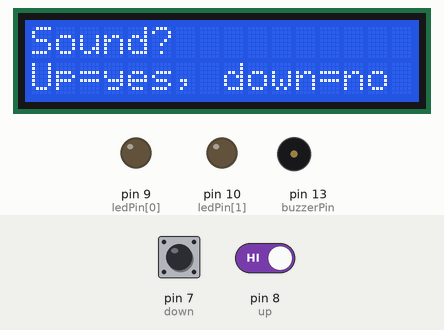
A sketch run on a simulated Arduino Uno, built with avr-gcc and run on an emulated ATmega328P. Parts: 16×2 character LCD, output pins drawn as LEDs (lit = HIGH), buzzer (waves = sounding, pin HIGH). The test bench sets the inputs (shaded band); at power-on: pin 7 (down) HIGH, pin 8 (up) HIGH. Random numbers use the default seed unless the sketch sets one.

Above: at 1.2 s.
1.3 s: pin 7 (down) pulled LOW for 0.15 s
At 2.4 s:
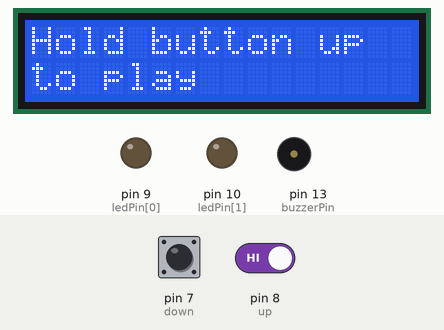
2.9 s: pin 7 (down) driven LOW and pin 8 (up) driven LOW
5.9 s: pin 7 (down) driven HIGH
At 8.55 s:
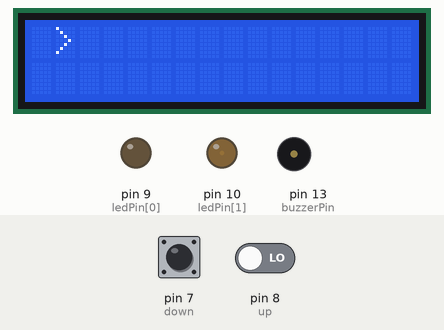
8.6 s: pin 7 (down) driven LOW
At 10.35 s:
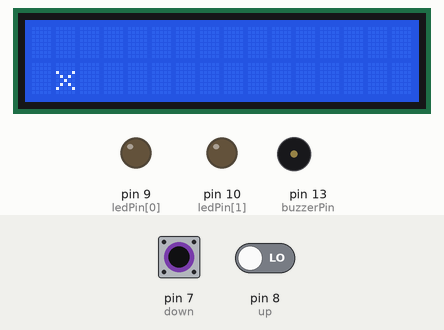
11.6 s: pin 8 (up) driven HIGH
14.6 s: pin 8 (up) driven LOW
At 19.4 s:
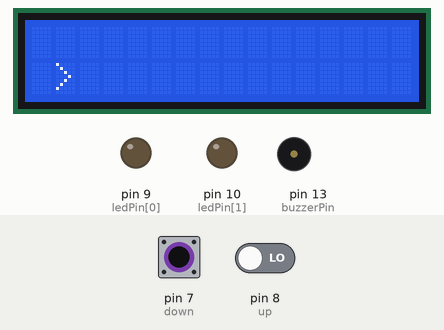
Timing chart, 0 to 20.9 s (numbered marks = the images above; inputs shaded):
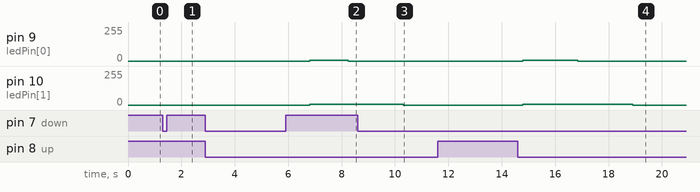

Measured:
- after the input at 1.3 s, the display: changes at once (image 1)
- after the input at 2.9 s, every drawn part: stays the same
- after the input at 8.6 s, pin 10 (ledPin[1]): 4/255 → 0/255 after 1.7 s
- after the input at 14.6 s, pin 9 (ledPin[0]): 0/255 → 4/255 after 0.19 s, → 0/255 2.1 s later; pin 10 (ledPin[1]): 0/255 → 4/255 after 0.19 s, → 0/255 4.1 s later
- what the display in image 4 shows lasts 0.5 s, from 19.0 s to 19.5 s

The sketch:

simpleGame.ino
```cpp
#include <LiquidCrystal.h>

//lcd init
const byte rs = 12, en = 11, d4 = 5, d5 = 4, d6 = 3, d7 = 2;
LiquidCrystal lcd(rs, en, d4, d5, d6, d7);
byte firstPage = 0b101000;
byte secondPage = 0b101010;

//led
const byte n = 2;
const byte ledPin[n] = {9, 10};

//buzzerPin pin
const byte buzzerPin = 13;

//control pins
const byte up = 8;
const byte down = 7;

//keypress
bool upUp = true;
bool downUp = true;

//player
bool y = 0;
int score = 0;
byte lives = 3;

//enemy
byte enemyX = 15, enemyY = 0;

//bonus life
byte lifeX = -1, lifeY = 0;
int prob = 16;
int timer = 0;
int help = 0;

//state
bool lost = true;
bool played = false;
bool sound;
bool soundSel = false;
int menuTimer = 0;

void mainMenu()
{
  lcd.clear();
  lcd.setCursor(0, 0);
  lcd.print("Hold button up");
  lcd.setCursor(0, 1);
  lcd.print("to play");
}

void lose(int Score)
{
  lcd.clear();
  lcd.setCursor(0, 0);
  lcd.print("You lose! Score:");
  lcd.setCursor(0, 1);
  lcd.print(String(Score));
}

void instructions()
{
  lcd.clear();
  lcd.setCursor(0, 0);
  lcd.print("Hold: up to play");
  lcd.setCursor(4, 1 );
  lcd.print("down to menu");
}

void setLedBrightness(byte amount, byte brightness)
{
  for (byte i = 0; i < amount; i++)
  {
    analogWrite(ledPin[i], brightness);
  }
}

void makeSound(int frequency, int t)
{
  if (sound)
    tone(buzzerPin, frequency, t);
}

void setup() {
  //lcd
  lcd.begin(16, 2);
  lcd.command(0b101000);

  //leds
  for (byte i = 0; i < n; i++)
  {
    pinMode(ledPin[i], OUTPUT);
  }

  //controls
  pinMode(up, INPUT_PULLUP);
  pinMode(down, INPUT_PULLUP);
  //sound
  pinMode(buzzerPin, OUTPUT);
  //init random
  randomSeed(analogRead(0));
}

void loop() {
  bool upUp = digitalRead(up);
  bool downUp = digitalRead(down);
  menuTimer++;
  if (!lost) {
    played = true;

    //draw
    lcd.clear();
    lcd.setCursor(1, y);
    lcd.print(">");//player

    lcd.setCursor(enemyX, enemyY);
    lcd.print("x");//enemy

    if (lifeX >= 0 && lifeX <= 16)
    {
      lcd.setCursor(lifeX, lifeY);
      lcd.print("1");//life
    }

    //check lives
    switch (lives)
    {
      case 1:
        setLedBrightness(n, 0);
        break;
      case 2:
        analogWrite(ledPin[0], 0);
        analogWrite(ledPin[1], 4);
        break;
      case 3:
        setLedBrightness(n, 4);
        break;
    }

    //bonus live probability
    if (random(0, 1024) == prob && lifeX < 0)
      lifeX = 25;

    //controls
    if (!upUp)
    {
      if (y != 0)
        makeSound(500, 20);
      y = 0;
    }
    if (!downUp)
    {
      if (y != 1)
        makeSound(500, 20);
      y = 1;
    }

    //enemy movement
    if (enemyX > 1)
      enemyX--;
    else
    {
      enemyX = 20;
      enemyY = random(0, 2);
    }

    //bonus live movement
    lifeX--;
    if (lifeY == 0 && timer >= 5)
    {
      lifeY = 1;
      timer = 0;
    }
    else if (lifeY == 1 && timer >= 5)
    {
      lifeY = 0;
      timer = 0;
    }
    timer++;

    //check collision with enemy
    if (enemyX == 1 && enemyY == y) //if col
    {
      if (lives > 1)
      {
        lives--;
        makeSound(100, 100);
      }
      else if (lives == 1)
      {
        lost = true;
        makeSound(100, 1000);
      }
    }
    else if (enemyX == 1 && enemyY != y) //if no col
    {
      score++;
      makeSound(5000, 20);
    }

    //check collision with bonus live
    if (lifeX == 1 && lifeY == y)
    {
      lifeX = -1;
      makeSound(3000, 50);
      makeSound(4500, 50);
      if (lives < 3)
        lives++;
      help += 5 + (score / 10);
    }

  }// if(!lost)
  else
  {
    if (!soundSel)
    {
      lcd.clear();
      lcd.print("Sound?");
      lcd.setCursor(0, 1);
      lcd.print("Up=yes, down=no");
      if (!upUp)
      {
        sound = true;
        soundSel = true;
        menuTimer=0;
      }
      else if (!downUp)
      {
        sound = false;
        soundSel = true;
        menuTimer=0;
      }
    }

    if (played == false && soundSel)
    {
      mainMenu();
    }
    else if (played == true && soundSel)
    {
      //use 2 pages to show score and instructions
      lcd.command(firstPage);
      lose(score);
      delay(1000);
      lcd.command(secondPage);
      instructions();
      delay(1000);
    }

    //reset
    if (!upUp&&menuTimer>50)
    {
      lost = false;
      score = 0;
      lives = 3;
    }
    if (!downUp)
    {
      played = false;
      score = 0;
      lives = 3;
    }

  }// else

  delay(100 - score + help);
}// loop
```
